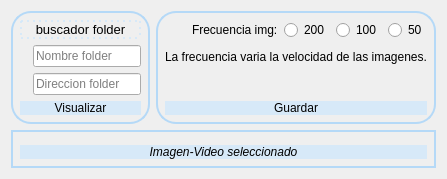
            <widget class="QWidget" name="config_tab">
             <property name="sizePolicy">
              <sizepolicy hsizetype="MinimumExpanding" vsizetype="MinimumExpanding">
               <horstretch>0</horstretch>
               <verstretch>0</verstretch>
              </sizepolicy>
             </property>
             <property name="styleSheet">
              <string notr="true">#buscador_widget{
border:2px solid #B5D9F7;
border-radius:20px;
}

#parametro_widget{
border:2px solid #B5D9F7;
border-radius:20px
}

#imgmuestra_widget{
border:2px solid #B5D9F7;
border-radius:20px
}
</string>
             </property>
             <attribute name="icon">
              <iconset resource="iconos.qrc">
               <normaloff>:/icon/iconos1/settings.svg</normaloff>:/icon/iconos1/settings.svg</iconset>
             </attribute>
             <attribute name="title">
              <string/>
             </attribute>
             <layout class="QGridLayout" name="gridLayout_4">
              <item row="0" column="1">
               <widget class="QWidget" name="parametro_widget" native="true">
                <property name="sizePolicy">
                 <sizepolicy hsizetype="MinimumExpanding" vsizetype="MinimumExpanding">
                  <horstretch>0</horstretch>
                  <verstretch>0</verstretch>
                 </sizepolicy>
                </property>
                <property name="maximumSize">
                 <size>
                  <width>16777215</width>
                  <height>250</height>
                 </size>
                </property>
                <layout class="QGridLayout" name="gridLayout_5">
                 <item row="0" column="4">
                  <widget class="QRadioButton" name="btn_fr3">
                   <property name="text">
                    <string>50</string>
                   </property>
                  </widget>
                 </item>
                 <item row="0" column="0">
                  <widget class="QLabel" name="logofre_label">
                   <property name="text">
                    <string/>
                   </property>
                   <property name="pixmap">
                    <pixmap resource="iconos.qrc">:/icon/iconos1/activity.svg</pixmap>
                   </property>
                   <property name="alignment">
                    <set>Qt::AlignCenter</set>
                   </property>
                  </widget>
                 </item>
                 <item row="1" column="0" colspan="5">
                  <widget class="QLabel" name="descrfre_label">
                   <property name="text">
                    <string>La frecuencia varia la velocidad de las imagenes.</string>
                   </property>
                   <property name="textFormat">
                    <enum>Qt::RichText</enum>
                   </property>
                  </widget>
                 </item>
                 <item row="0" column="1">
                  <widget class="QLabel" name="namefrec_label">
                   <property name="text">
                    <string>Frecuencia img:</string>
                   </property>
                  </widget>
                 </item>
                 <item row="0" column="3">
                  <widget class="QRadioButton" name="btn_fr2">
                   <property name="text">
                    <string>100</string>
                   </property>
                  </widget>
                 </item>
                 <item row="3" column="0" colspan="5">
                  <widget class="QPushButton" name="btn_guardar">
                   <property name="styleSheet">
                    <string notr="true">#btn_guardar{
background-color: rgba(210, 232, 250, 211);
border-radius: 10px;
border-style: dotted;
}
#btn_guardar:hover{ 
background-color:#B5D9F7;
}</string>
                   </property>
                   <property name="text">
                    <string>Guardar</string>
                   </property>
                   <property name="icon">
                    <iconset resource="iconos.qrc">
                     <normaloff>:/icon/iconos1/save.svg</normaloff>:/icon/iconos1/save.svg</iconset>
                   </property>
                   <property name="iconSize">
                    <size>
                     <width>32</width>
                     <height>32</height>
                    </size>
                   </property>
                  </widget>
                 </item>
                 <item row="0" column="2">
                  <widget class="QRadioButton" name="btn_fr1">
                   <property name="text">
                    <string>200</string>
                   </property>
                  </widget>
                 </item>
                 <item row="2" column="0" colspan="5">
                  <widget class="QLabel" name="label">
                   <property name="text">
                    <string/>
                   </property>
                  </widget>
                 </item>
                </layout>
               </widget>
              </item>
              <item row="1" column="0" colspan="2">
               <widget class="QWidget" name="imgmuestra_widget" native="true">
                <property name="sizePolicy">
                 <sizepolicy hsizetype="MinimumExpanding" vsizetype="Expanding">
                  <horstretch>0</horstretch>
                  <verstretch>0</verstretch>
                 </sizepolicy>
                </property>
                <layout class="QVBoxLayout" name="verticalLayout_3">
                 <item>
                  <widget class="QWidget" name="widget" native="true">
                   <property name="sizePolicy">
                    <sizepolicy hsizetype="MinimumExpanding" vsizetype="MinimumExpanding">
                     <horstretch>0</horstretch>
                     <verstretch>0</verstretch>
                    </sizepolicy>
                   </property>
                  </widget>
                 </item>
                 <item>
                  <widget class="QLabel" name="imgvidselect_label">
                   <property name="sizePolicy">
                    <sizepolicy hsizetype="MinimumExpanding" vsizetype="Preferred">
                     <horstretch>0</horstretch>
                     <verstretch>0</verstretch>
                    </sizepolicy>
                   </property>
                   <property name="maximumSize">
                    <size>
                     <width>16777215</width>
                     <height>20</height>
                    </size>
                   </property>
                   <property name="font">
                    <font>
                     <weight>50</weight>
                     <italic>true</italic>
                     <bold>false</bold>
                    </font>
                   </property>
                   <property name="styleSheet">
                    <string notr="true">#imgvidselect_label{
background-color: rgba(210, 232, 250, 211);
border-radius: 10px;
border-style: dotted;
}</string>
                   </property>
                   <property name="text">
                    <string>Imagen-Video seleccionado</string>
                   </property>
                   <property name="alignment">
                    <set>Qt::AlignCenter</set>
                   </property>
                  </widget>
                 </item>
                </layout>
               </widget>
              </item>
              <item row="0" column="0">
               <widget class="QWidget" name="buscador_widget" native="true">
                <property name="sizePolicy">
                 <sizepolicy hsizetype="MinimumExpanding" vsizetype="MinimumExpanding">
                  <horstretch>0</horstretch>
                  <verstretch>0</verstretch>
                 </sizepolicy>
                </property>
                <property name="maximumSize">
                 <size>
                  <width>250</width>
                  <height>250</height>
                 </size>
                </property>
                <property name="styleSheet">
                 <string notr="true"/>
                </property>
                <layout class="QGridLayout" name="gridLayout_3">
                 <item row="0" column="0" colspan="2">
                  <widget class="QPushButton" name="btn_buscador">
                   <property name="font">
                    <font>
                     <pointsize>10</pointsize>
                    </font>
                   </property>
                   <property name="styleSheet">
                    <string notr="true">#btn_buscador{
border:2px solid rgba(210, 232, 250, 211);  

border-style: dotted;
border-radius: 10px;
border-style: dotted;
}
#btn_buscador:hover{ 
background-color:rgba(181, 217, 247, 108);
}</string>
                   </property>
                   <property name="text">
                    <string>buscador folder</string>
                   </property>
                   <property name="icon">
                    <iconset resource="iconos.qrc">
                     <normaloff>:/icon/iconos1/search.svg</normaloff>:/icon/iconos1/search.svg</iconset>
                   </property>
                   <property name="iconSize">
                    <size>
                     <width>26</width>
                     <height>26</height>
                    </size>
                   </property>
                  </widget>
                 </item>
                 <item row="1" column="0">
                  <widget class="QLabel" name="label_2">
                   <property name="maximumSize">
                    <size>
                     <width>200</width>
                     <height>16777215</height>
                    </size>
                   </property>
                   <property name="text">
                    <string/>
                   </property>
                   <property name="pixmap">
                    <pixmap resource="iconos.qrc">:/icon/iconos1/archive.svg</pixmap>
                   </property>
                   <property name="alignment">
                    <set>Qt::AlignLeading|Qt::AlignLeft|Qt::AlignVCenter</set>
                   </property>
                  </widget>
                 </item>
                 <item row="1" column="1">
                  <widget class="QLineEdit" name="nombrefold_lineEdit">
                   <property name="placeholderText">
                    <string>Nombre folder</string>
                   </property>
                  </widget>
                 </item>
                 <item row="2" column="0">
                  <widget class="QLabel" name="label_4">
                   <property name="text">
                    <string/>
                   </property>
                   <property name="pixmap">
                    <pixmap resource="iconos.qrc">:/icon/iconos1/hard-drive.svg</pixmap>
                   </property>
                   <property name="alignment">
                    <set>Qt::AlignLeading|Qt::AlignLeft|Qt::AlignVCenter</set>
                   </property>
                  </widget>
                 </item>
                 <item row="2" column="1">
                  <widget class="QLineEdit" name="dirfold_lineEdit">
                   <property name="placeholderText">
                    <string>Direccion folder</string>
                   </property>
                  </widget>
                 </item>
                 <item row="3" column="0" colspan="2">
                  <widget class="QPushButton" name="btn_visualizador">
                   <property name="styleSheet">
                    <string notr="true">#btn_visualizador{
background-color: rgba(210, 232, 250, 211);
border-radius: 10px;
border-style: dotted;
}

#btn_visualizador:hover{ 
background-color:#B5D9F7;
}</string>
                   </property>
                   <property name="text">
                    <string>Visualizar</string>
                   </property>
                   <property name="icon">
                    <iconset>
                     <normaloff>iconos1/eye.svg</normaloff>iconos1/eye.svg</iconset>
                   </property>
                   <property name="iconSize">
                    <size>
                     <width>42</width>
                     <height>42</height>
                    </size>
                   </property>
                  </widget>
                 </item>
                </layout>
               </widget>
              </item>
             </layout>
            </widget>
